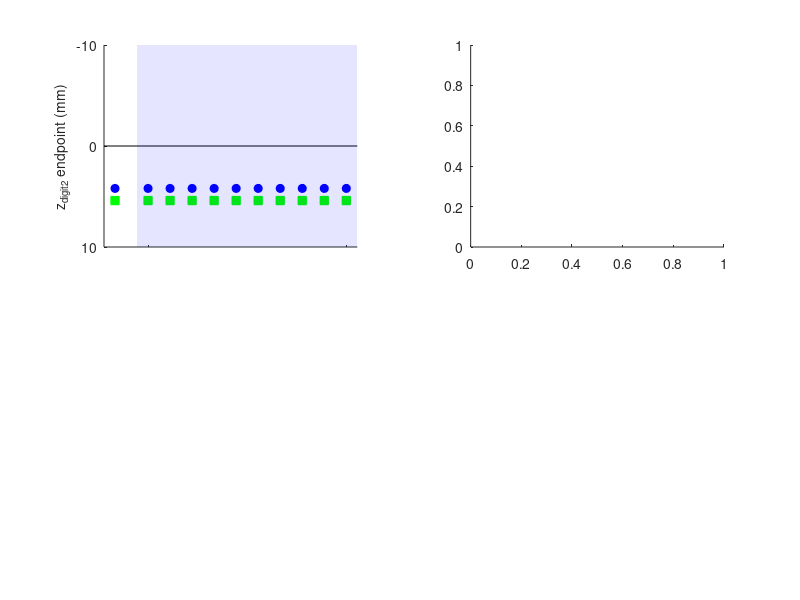

The MATLAB source for this figure: (Note: this script raises an error after producing the figure.)
%%
function aim1cd_anticipated_results()

saveFolder = '/Users/dan/Box/Leventhal Lab/Proposals/R01 applications/R01_SR_202010/Figures';

ChR2_striatum.color = 'b';
ChR2_striatum.marker = 'o';
ChR2_M1.color = 'b';
ChR2_M1.marker = 's';
EYFP_striatum.color = 'g';
EYFP_striatum.marker = 's';
EYFP_M1.color = 'r';
EYFP_M1.marker = 's';

lineColor = ones(3,1) * 0.5;
laser_alpha = 0.1;

num_rows = 2;

z_limits = [-10 10];

test_days = [1:10];
min_z = 0;
max_z = 5;

plot_sep = 0.4;

z_chr2_str = zeros(length(test_days)+1,1);
z_eyfp_str = zeros(length(test_days)+1,1);
z_chr2_M1 = zeros(length(test_days)+1,1);
z_eyfp_M1 = zeros(length(test_days)+1,1);

i_row = 1;
z_chr2_str(1) = (-min_z-(2*plot_sep)+max_z*exp(-(0-0)/2));
z_chr2_str(2:end) = (-min_z-(2*plot_sep)+max_z*exp(-(ones(length(test_days),1)-1)/2));
z_eyfp_str(1) = (-min_z+plot_sep+max_z*exp(-(0-0)/2));
z_eyfp_str(2:end) = (-min_z+plot_sep+max_z*exp(-(ones(length(test_days),1)-1)/2));
% 
z_chr2_M1(1) = (-min_z-plot_sep+max_z*exp(-(0-0)/2));
z_chr2_M1(2:end) = (-min_z-plot_sep+max_z*exp(-(ones(length(test_days),1)-1)/2));
z_eyfp_M1(1) = (-min_z+max_z*exp(-(0-0)/2));
z_eyfp_M1(2:end) = (-min_z+max_z*exp(-(ones(length(test_days),1)-1)/2));

z_final = z_chr2_str(end);
h_fig = figure;
set(h_fig,'units','inches','position',[1 1 4 4])

make_session_plot(i_row, test_days, z_chr2_str, z_eyfp_str, z_chr2_M1, z_eyfp_M1, ChR2_striatum, EYFP_striatum, ChR2_M1, EYFP_M1, num_rows, z_limits,laser_alpha)

% 5-on, 5-off
z_chr2_str_on_off = zeros(1,10);
z_chr2_M1_on_off = zeros(1,10);
z_eyfp_str_on_off = zeros(1,10);
z_eyfp_M1_on_off = zeros(1,10);

z_chr2_str_on_off(1:5) = z_chr2_str(end);
z_chr2_M1_on_off(1:5) = z_chr2_M1(end);
z_eyfp_str_on_off(1:5) = z_eyfp_str(end);
z_eyfp_M1_on_off(1:5) = z_eyfp_M1(end);

z_chr2_str_on_off(6:10) = z_chr2_str(1);
z_chr2_M1_on_off(6:10) = z_chr2_M1(1);
z_eyfp_str_on_off(6:10) = z_eyfp_str(1);
z_eyfp_M1_on_off(6:10) = z_eyfp_M1(1);

% make_5_on_off_plot(i_row, z_chr2_str_on_off, z_eyfp_str_on_off, z_chr2_M1_on_off, z_eyfp_M1_on_off, ChR2_striatum, EYFP_striatum, ChR2_M1, EYFP_M1, num_rows, lineColor, z_limits,laser_alpha)

make_probe_sessions_plot(i_row, num_rows)

subplot(num_rows,2,1)
legend('ChR2', 'EYFP','box','off')




%% row 2 - M1 for plasticity, SNc to make it happen

i_row = 2;
z_chr2_str(1) = (-min_z-(2*plot_sep)+max_z*exp(-(0-0)/2));
z_chr2_str(2:end) = (-min_z-(2*plot_sep)+max_z*exp(-(test_days)/3));
z_eyfp_str(1) = (-min_z+plot_sep+max_z*exp(-(0-0)/2));
z_eyfp_str(2:end) = (-min_z+plot_sep+max_z*exp(-(ones(length(test_days),1)-1)/2));
% 
z_chr2_M1(1) = (-min_z-plot_sep+max_z*exp(-(0-0)/2));
z_chr2_M1(2:end) = (-min_z-plot_sep+max_z*exp(-(ones(length(test_days),1)-1)/2));
z_eyfp_M1(1) = (-min_z+max_z*exp(-(0-0)/2));
z_eyfp_M1(2:end) = (-min_z+max_z*exp(-(ones(length(test_days),1)-1)/2));

make_session_plot(i_row, test_days, z_chr2_str, z_eyfp_str, z_chr2_M1, z_eyfp_M1, ChR2_striatum, EYFP_striatum, ChR2_M1, EYFP_M1, num_rows, z_limits,laser_alpha)

make_timing_plot(i_row,num_rows)

z_chr2_str_on_off = zeros(1,10);
z_chr2_M1_on_off = zeros(1,10);
z_eyfp_str_on_off = zeros(1,10);
z_eyfp_M1_on_off = zeros(1,10);

z_chr2_str_on_off(1:5) = z_chr2_str(end);
z_chr2_M1_on_off(1:5) = z_final;
z_eyfp_str_on_off(1:5) = z_eyfp_str(end);
z_eyfp_M1_on_off(1:5) = z_eyfp_M1(end);

z_chr2_str_on_off(6:10) = z_chr2_str(1);
z_chr2_M1_on_off(6:10) = z_chr2_M1(1);
z_eyfp_str_on_off(6:10) = z_eyfp_str(1);
z_eyfp_M1_on_off(6:10) = z_eyfp_M1(1);

exportgraphics(h_fig,fullfile(saveFolder,'aim1cd_anticipated_outcomes.pdf'),'contenttype','vector')

% make_5_on_off_plot(i_row, z_chr2_str_on_off, z_eyfp_str_on_off, z_chr2_M1_on_off, z_eyfp_M1_on_off, ChR2_striatum, EYFP_striatum, ChR2_M1, EYFP_M1, num_rows, lineColor, z_limits,laser_alpha)

% subplot(num_rows,2,num_rows*2-1)
% legend('dSTR, ChR2', 'dSTR, EYFP', 'M1, ChR2', 'M1, EYFP','fontsize',10,'fontname','helvetica')
end

%%%%%%%%%%%%%%%%%%%%%%%%%%%%%%%%%%%%%%%%%%%%%%%%%%%%%%%%%%%%%%%%%%%%%%%%%%%
%%%%%%%%%%%%%%%%%%%%%%%%%%%%%%%%%%%%%%%%%%%%%%%%%%%%%%%%%%%%%%%%%%%%%%%%%%%


function make_session_plot(i_row, test_days, z_chr2_str, z_eyfp_str, z_chr2_M1, z_eyfp_M1, ChR2_striatum, EYFP_striatum, ChR2_M1, EYFP_M1, num_rows, z_limits,laser_alpha)

subplot_p = (i_row-1) * 2 + 1;

subplot(num_rows,2,subplot_p)

scatter([-0.5,test_days],z_chr2_str,'marker',ChR2_striatum.marker,'markeredgecolor',ChR2_striatum.color,'markerfacecolor',ChR2_striatum.color)
hold on
scatter([-0.5,test_days],z_eyfp_str,'marker',EYFP_striatum.marker,'markeredgecolor',EYFP_striatum.color,'markerfacecolor',EYFP_striatum.color)
% scatter([-0.5,test_days],z_chr2_M1,'marker',ChR2_M1.marker,'markeredgecolor',ChR2_M1.color,'markerfacecolor',ChR2_M1.color)
% scatter([-0.5,test_days],z_eyfp_M1,'marker',EYFP_M1.marker,'markeredgecolor',EYFP_M1.color)

line([-1,10.5],[0,0],'color','k');

hold off

set(gca,'ydir','reverse','ylim',z_limits,'xlim',[-1,10.5]);

h_patch = patch([0.5,0.5,10.5,10.5],[z_limits(1),z_limits(2),z_limits(2),z_limits(1)],'b',...
    'facealpha',laser_alpha,'edgealpha',laser_alpha);

xticklabels = [1,10];
if i_row < num_rows
    set(gca,'xticklabel',[])
else
    set(gca,'xticklabel',xticklabels);
    xlabel('session number','fontname','helvetica','fontsize',10)
end
set(gca,'xtick',[1,10]);
set(gca,'ytick',[-10:10:10],'yticklabel',[-10:10:10],'fontname','helvetica','fontsize',10);
ylabel('z_{digit2} endpoint (mm)','fontname','helvetica','fontsize',10)

end
%%%%%%%%%%%%%%%%%%%%%%%%%%%%%%%%%%%%%%%%%%%%%%%%%%%%%%%%%%%%%%%%%%%%%%%%%%%
%%%%%%%%%%%%%%%%%%%%%%%%%%%%%%%%%%%%%%%%%%%%%%%%%%%%%%%%%%%%%%%%%%%%%%%%%%%

function make_5_on_off_plot(i_row, z_chr2_str_on_off, z_eyfp_str_on_off, z_chr2_M1_on_off, z_eyfp_M1_on_off, ChR2_striatum, EYFP_striatum, ChR2_M1, EYFP_M1, num_rows, lineColor, z_limits,laser_alpha)

subplot_p = (i_row-1) * 2 + 2;

subplot(num_rows,2,subplot_p)

% plot(1:10,z_chr2_str_on_off,'marker',ChR2_striatum.marker,'markeredgecolor',ChR2_striatum.color,'markerfacecolor',ChR2_striatum.color,'color',lineColor)
% hold on
% plot(1:10,z_eyfp_str_on_off,'marker',EYFP_striatum.marker,'markeredgecolor',EYFP_striatum.color,'color',lineColor)
% plot(1:10,z_chr2_M1_on_off,'marker',ChR2_M1.marker,'markeredgecolor',ChR2_M1.color,'markerfacecolor',ChR2_M1.color,'color',lineColor)
% plot(1:10,z_eyfp_M1_on_off,'marker',EYFP_M1.marker,'markeredgecolor',EYFP_M1.color,'color',lineColor)
% 
% scatter(11:20,z_chr2_str_on_off,'marker',ChR2_striatum.marker,'markeredgecolor',ChR2_striatum.color,'markerfacecolor',ChR2_striatum.color)
% scatter(11:20,z_eyfp_str_on_off,'marker',EYFP_striatum.marker,'markeredgecolor',EYFP_striatum.color)
% scatter(11:20,z_chr2_M1_on_off,'marker',ChR2_M1.marker,'markeredgecolor',ChR2_M1.color,'markerfacecolor',ChR2_M1.color)
% scatter(11:20,z_eyfp_M1_on_off,'marker',EYFP_M1.marker,'markeredgecolor',EYFP_M1.color)

plot(1:20,[z_chr2_str_on_off,z_chr2_str_on_off],'marker',ChR2_striatum.marker,'markeredgecolor',ChR2_striatum.color,'markerfacecolor',ChR2_striatum.color,'color',lineColor)
hold on
plot(1:20,[z_eyfp_str_on_off,z_eyfp_str_on_off],'marker',EYFP_striatum.marker,'markeredgecolor',EYFP_striatum.color,'color',lineColor)
plot(1:20,[z_chr2_M1_on_off,z_chr2_M1_on_off],'marker',ChR2_M1.marker,'markeredgecolor',ChR2_M1.color,'markerfacecolor',ChR2_M1.color,'color',lineColor)
plot(1:20,[z_eyfp_M1_on_off,z_eyfp_M1_on_off],'marker',EYFP_M1.marker,'markeredgecolor',EYFP_M1.color,'color',lineColor)

hold off

set(gca,'ydir','reverse','ylim',z_limits);

line([0,20],[0,0],'color','k');
for i_patch = 1 : 2
    h_patch(i_patch) = patch((i_patch-1)*10+[0.5,0.5,5.5,5.5],[z_limits(1),z_limits(2),z_limits(2),z_limits(1)],'b',...
        'facealpha',laser_alpha,'edgealpha',laser_alpha);
end

xticklabels = [1,5,1,5,1,5,1,5];

if i_row < num_rows
    set(gca,'xticklabel',[])
else
    set(gca,'xticklabel',xticklabels);
    xlabel('trial in block','fontname','helvetica','fontsize',10)
end
set(gca,'xtick',[1,5,6,10,11,15,16,20]);
set(gca,'ytick',[-10:5:10],'yticklabel',[],'fontname','helvetica','fontsize',10);
end

%%%%%%%%%%%%%%%%%%%%%%%%%%%%%%%%%%%%%%%%%%%%%%%%%%%%%%%%%%%%%%%%%%%%%%%%%%%
%%%%%%%%%%%%%%%%%%%%%%%%%%%%%%%%%%%%%%%%%%%%%%%%%%%%%%%%%%%%%%%%%%%%%%%%%%%

function make_probe_sessions_plot(i_row, num_rows)

num_samps = 10000 * [0.3,0.7,0.3];

subplot_p = (i_row-1) * 2 + 2;

subplot(num_rows,2,subplot_p)

z_mean = [0,5,5];
z_sd = [1,1,1];

for ii = 1 : 3
    z_samps{ii} = randn(num_samps(ii),1) * z_sd(ii) + z_mean(ii);
end

histbins = -10:0.2:10;
plotcolors = ['b','k','b'];
linestyle = {'-','--',':'};
for ii = 1 : 3
    z_hist{ii} = histcounts(z_samps{ii}, histbins);
    plot(histbins(2:end),smooth(z_hist{ii}),'color',plotcolors(ii),'linewidth',1.5,'linestyle',linestyle{ii})
    hold on
end

set(gca,'xlim',[-5,10],'ytick',[],'xticklabel',[-5,0,10],'xtick',[-5,0,10])
xlabel('z_{digit2} endpoint (mm)','fontname','helvetica','fontsize',10)

legend('post-reach','laser off','pre-reach','fontsize',10,'fontname','helvetica','box','off')
end

%%%%%%%%%%%%%%%%%%%%%%%%%%%%%%%%%%%%%%%%%%%%%%%%%%%%%%%%%%%%%%%%%%%%%%%%%%%
%%%%%%%%%%%%%%%%%%%%%%%%%%%%%%%%%%%%%%%%%%%%%%%%%%%%%%%%%%%%%%%%%%%%%%%%%%%

function make_timing_plot(i_row, num_rows)

num_samps = 10000 * [0.3,0.7,0.3];

subplot_p = (i_row-1) * 2 + 2;

subplot(num_rows,2,subplot_p)

z_min = 0;
z_max = 5;

t = -3 : 0.1 : 3;
t_center = -01;
t_spread = 0.7;
y = normpdf(t, t_center, t_spread);
z = z_max - (z_max-z_min+5) * (y);

plot(t,z,'b','linewidth',1.5);
hold on
plot(t,z_max*ones(1,length(t)),'g','linewidth',1.5);
line([t(1),t(end)],[0,0],'color','k')

legend('ChR2','EYFP','box','off')

set(gca,'ydir','reverse','ylim',[-10,10],'ytick',[-10,0,10],'xtick',[t(1),0,t(end)])
ylim = get(gca,'ylim');
line([0,0],ylim,'linestyle','--','color','k')

end